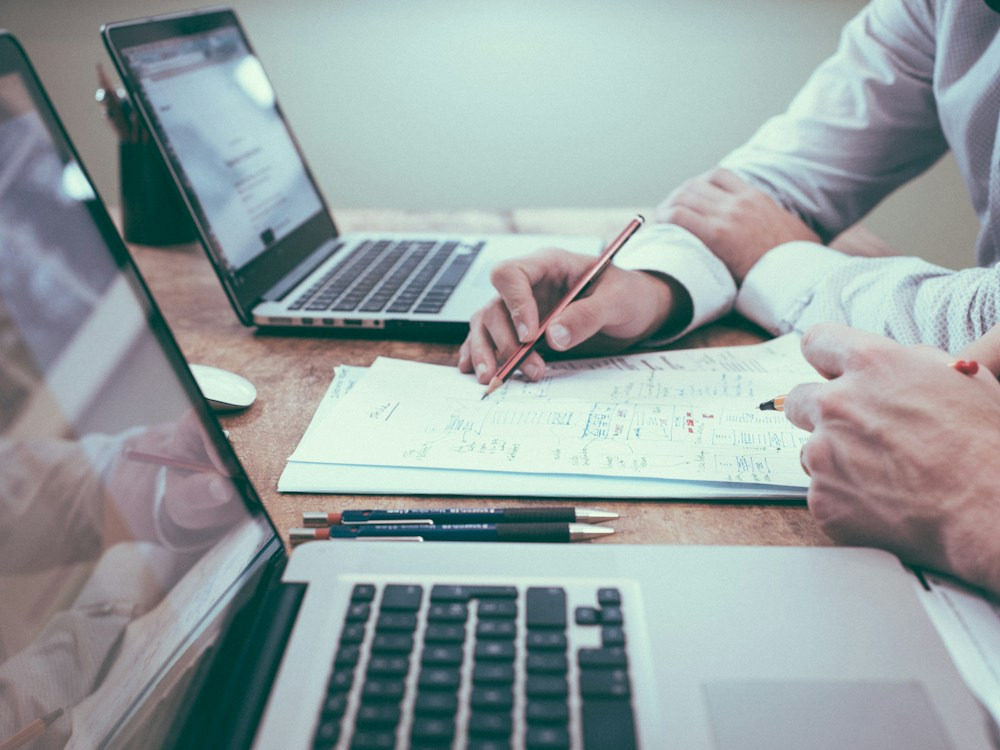
#> input picture public/assets/images/about-advisory.jpg, 1000 x 750 px, given in place of media_1789995881361.jpg, which was not available
$ python generate_assets.py
#> lines starting #> are read from the running program, lines starting #| are printed output that depends on the picture; pictures that were not available may be replaced by others from this repository, and a replacement may not be noted
import numpy as np
from PIL import Image
import os
import shutil

project_dir = r"c:\projects\dhara"
images_dir = os.path.join(project_dir, "assets", "images")
user_upload = r"C:\Users\vijay\.gemini\antigravity-ide\brain\26f0f35b-b915-4a77-9c5a-78b47904350e\.user_uploaded\media_1789995881361.jpg"

im = Image.open(user_upload).convert("RGB")
#> im is the input picture: PIL image 1000x750 RGB; mean R, G, B 149.7, 160.3, 161
arr = np.array(im, dtype=np.float32)

# Precise background alpha calculation
diff = 255.0 - arr
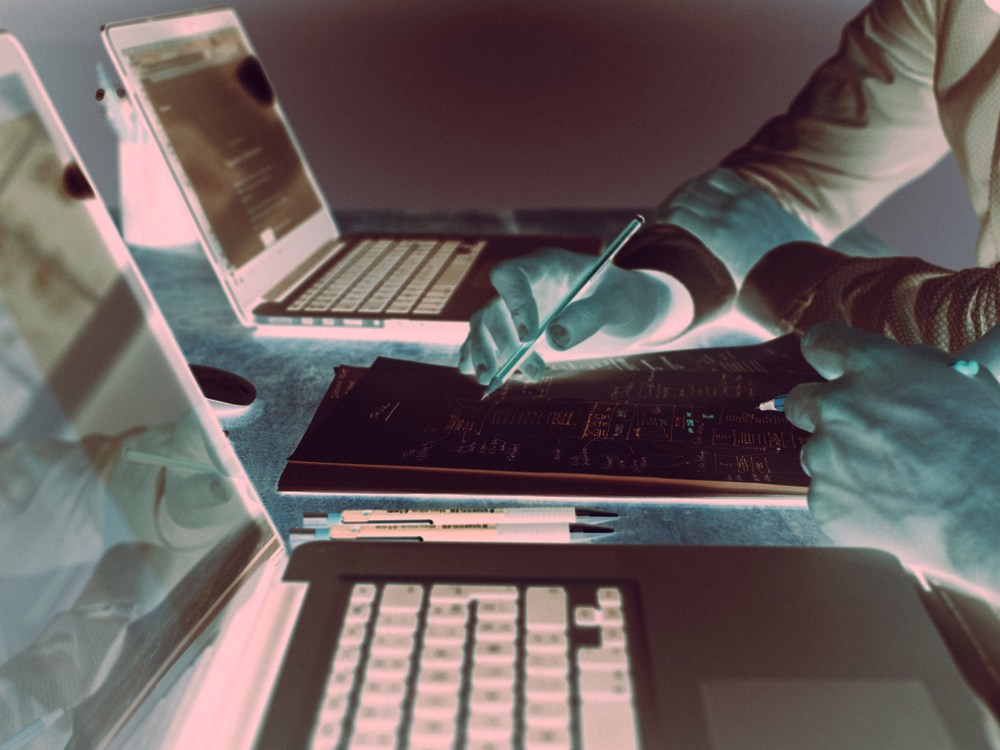
#> diff: shape (750, 1000, 3) float32; mean R, G, B 105.3, 94.7, 94
max_diff = np.max(diff, axis=2)
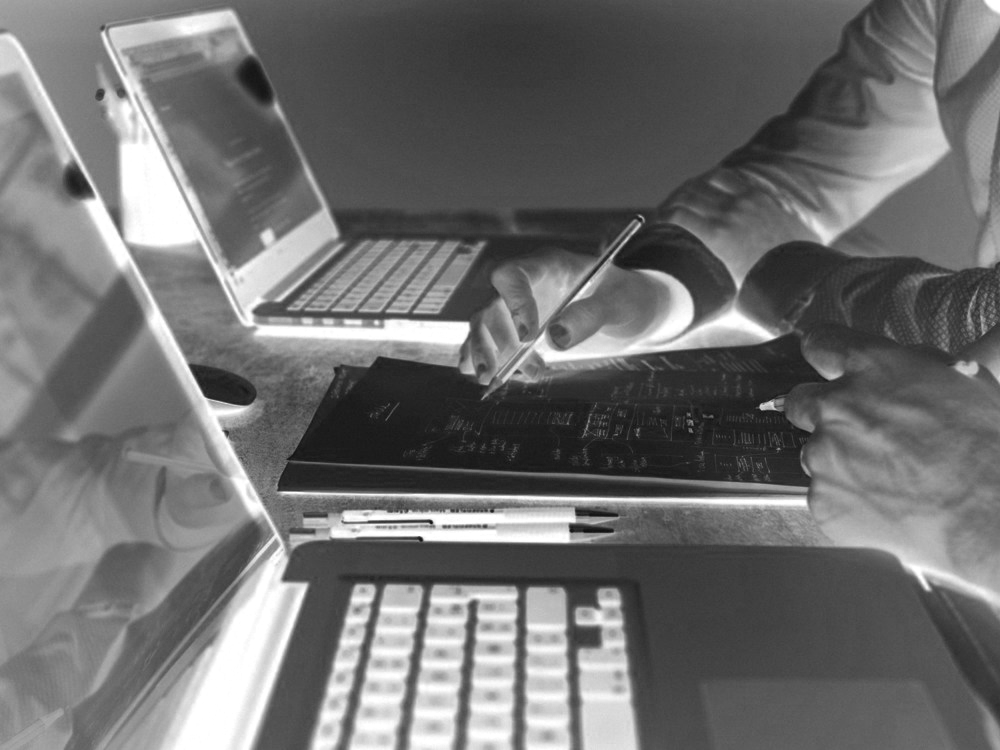
#> max_diff: shape (750, 1000) float32; min 15, max 255, mean 110.9
alpha = np.clip((max_diff - 8.0) / (32.0 - 8.0), 0.0, 1.0)
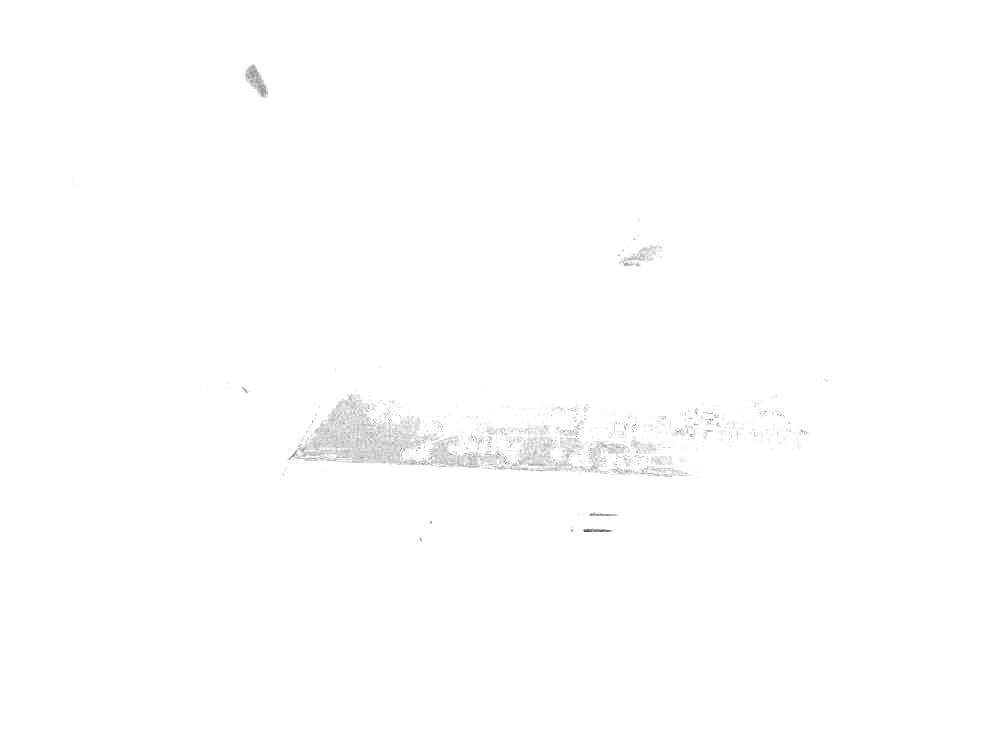
#> alpha: shape (750, 1000) float32; min 0.292, max 1, mean 0.997

# Unmultiply white
fg_rgb = np.zeros_like(arr)
nonzero = alpha > 0.01
#> nonzero: shape (750, 1000) bool; every value is 1
for c in range(3):
    fg_rgb[:, :, c] = np.where(
        nonzero,
        np.clip((arr[:, :, c] - (1.0 - alpha) * 255.0) / np.maximum(alpha, 0.01), 0, 255),
        0
    )

# Light theme RGBA array
rgba_light = np.zeros((1024, 1024, 4), dtype=np.uint8)
#> (the run stopped early here; a loop or call above may not have finished)
